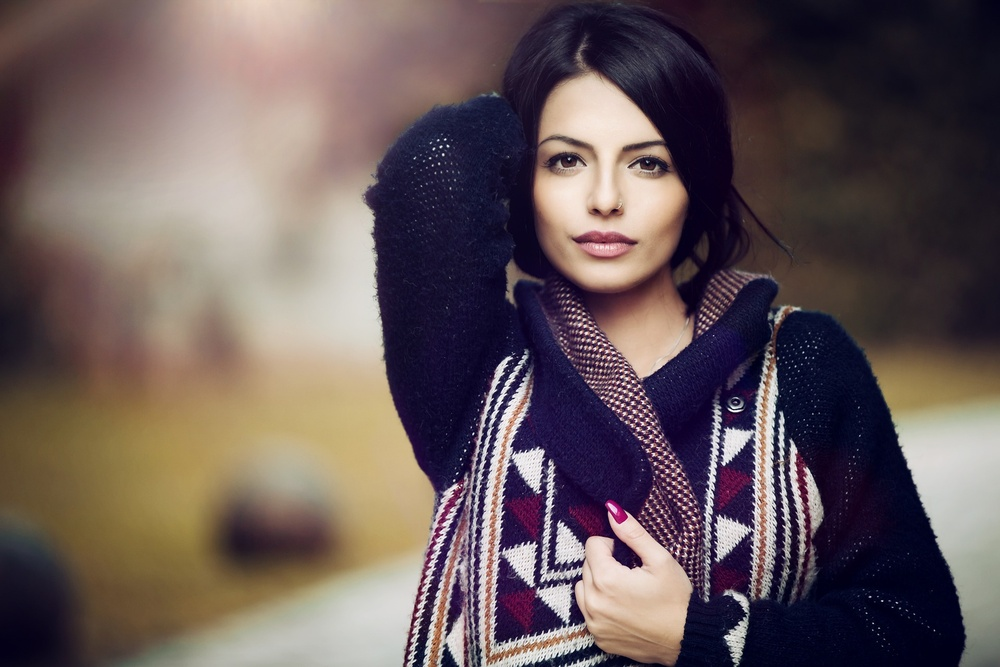
//> input picture build/eyes2.jpg, 1000 x 667 px, shrunk from 1920 x 1280 before the run
$ ./main   (built with g++ and OpenCV 4)
//> lines starting //> are read from the running program, lines starting //| are printed output that depends on the picture; after the words box and inside, x2 and y2 are one past the last pixel; in counts of white or black regions, pixels touching at a corner belong together
#include <opencv2/opencv.hpp>

int main()
{
    // Load the Haar Cascade classifiers
    cv::CascadeClassifier face_cascade("/Users/henryzelenak/opencv/install/share/opencv4/haarcascades/haarcascade_frontalface_alt.xml");
    cv::CascadeClassifier eye_cascade("/Users/henryzelenak/opencv/install/share/opencv4/haarcascades/haarcascade_eye.xml");

    // Load an image
    cv::Mat image = cv::imread("eyes2.jpg");
//> image is the input picture: 667 rows x 1000 cols, CV_8UC3; mean B, G, R 89, 88.4, 103

    // Convert to grayscale
    cv::Mat gray;
    cv::cvtColor(image, gray, cv::COLOR_BGR2GRAY);
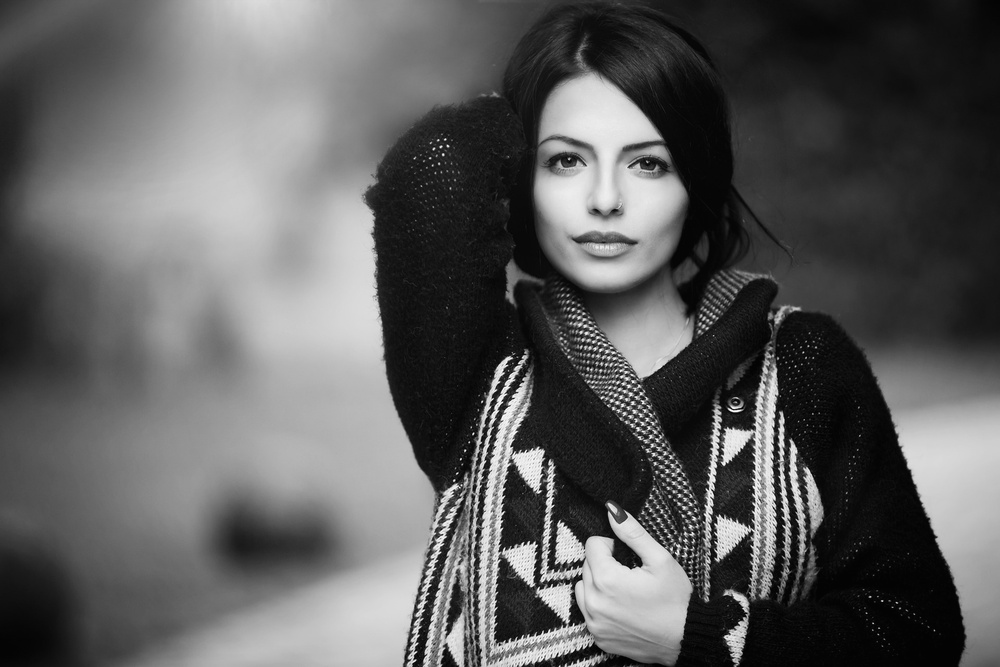
//> gray: 667 rows x 1000 cols, CV_8UC1; min 1, max 255, mean 92.8

    // Detect faces
    std::vector<cv::Rect> faces;
    face_cascade.detectMultiScale(gray, faces, 1.1, 2, 0|cv::CASCADE_SCALE_IMAGE, cv::Size(30, 30));
//> faces = 1 Rect (x, y, width, height): [513, 92, 186, 186]

    // For each face, detect eyes
    for (size_t i = 0; i < faces.size(); i++)
    {
        cv::Mat face_roi = gray(faces[i]);
        std::vector<cv::Rect> eyes;
        eye_cascade.detectMultiScale(face_roi, eyes, 1.1, 2, 0|cv::CASCADE_SCALE_IMAGE, cv::Size(30, 30));

        // Draw rectangles around the detected features
        cv::rectangle(image, faces[i], cv::Scalar(255, 0, 0), 2);
        for (size_t j = 0; j < eyes.size(); j++)
        {
            cv::Point eye_center(faces[i].x + eyes[j].x + eyes[j].width/2, faces[i].y + eyes[j].y + eyes[j].height/2);
            int radius = cvRound((eyes[j].width + eyes[j].height)*0.25);
            cv::circle(image, eye_center, radius, cv::Scalar(0, 0, 255), 2);

            /** Draw rectangles around the eyes
            cv::Rect eye_rect(faces[i].x + eyes[j].x, faces[i].y + eyes[j].y, eyes[j].width, eyes[j].height);
            cv::rectangle(image, eye_rect, cv::Scalar(0, 255, 0), 2); */
        }
    }
//> this loop made 1 pass
//> pass 1, `cv::Mat face_roi = gray(faces[i]);`:
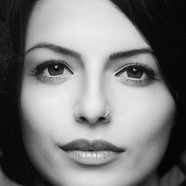
//> face_roi: 186 rows x 186 cols, CV_8UC1; min 4, max 240, mean 123.2
//> after the loop:
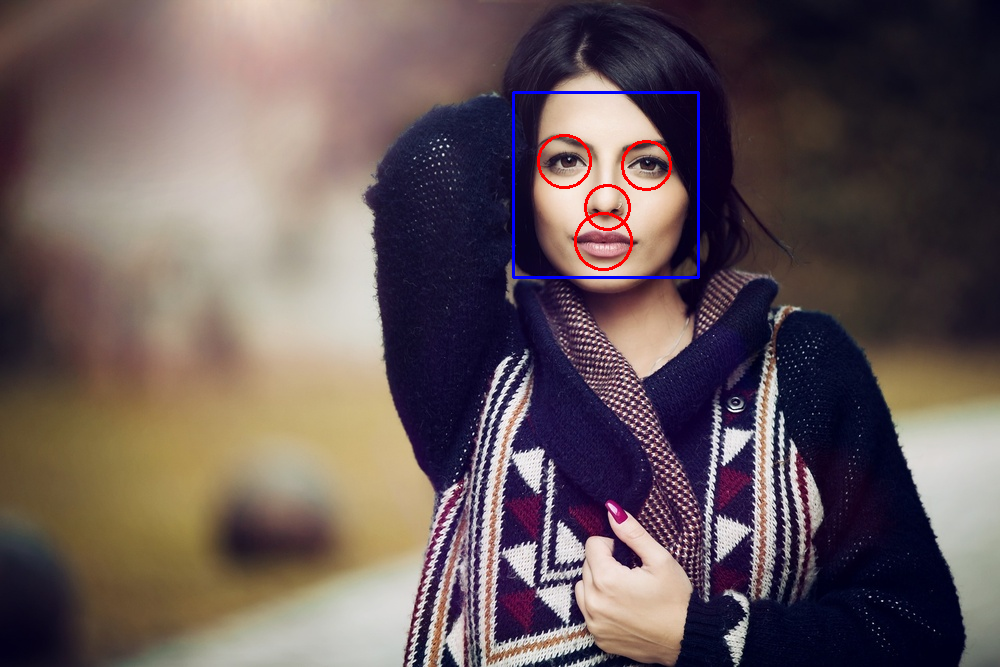
//> image: 667 rows x 1000 cols, CV_8UC3; 0.62% of pixels changed, all inside (x1, y1, x2, y2) = (512, 91, 700, 279)

    // Display the result
    cv::imshow("Facial feature detection", image);
    cv::waitKey(0);

    return 0;
}
